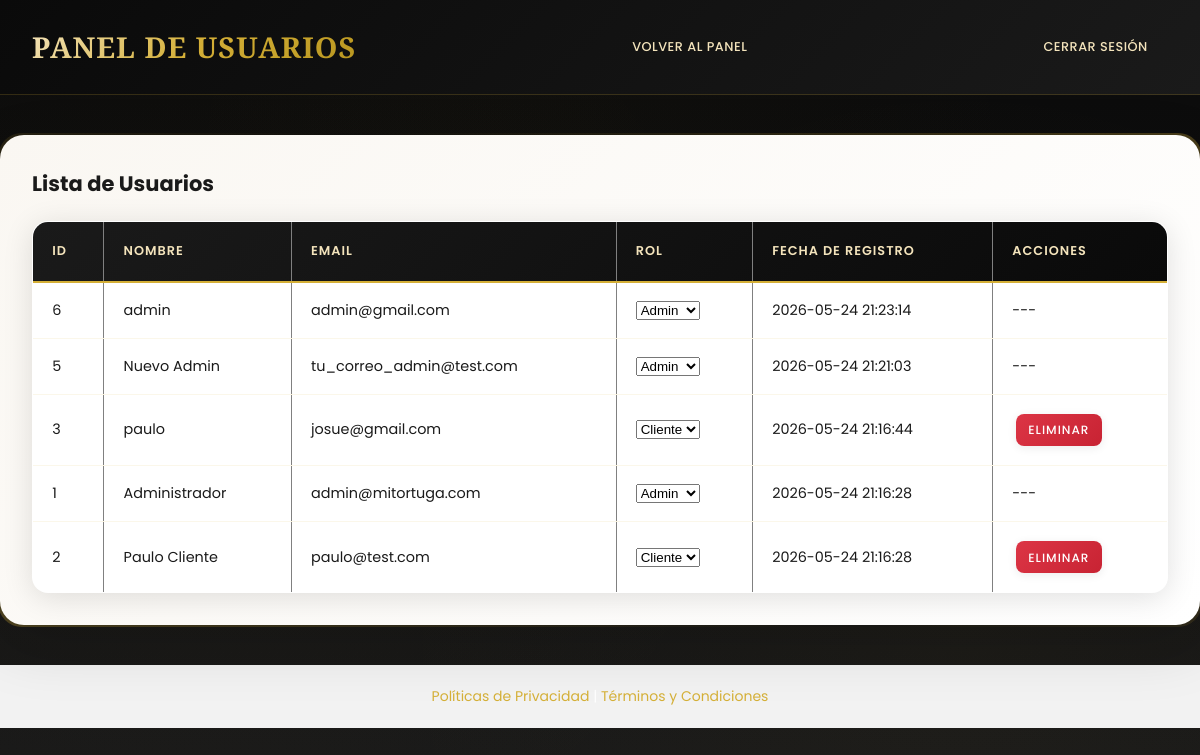
/usuarios.php (signed in), run on the app's committed database.
### tables this page shows
CREATE TABLE `usuarios` (
  `id` int(11) NOT NULL,
  `nombre` varchar(100) NOT NULL,
  `email` varchar(100) NOT NULL,
  `password` varchar(255) NOT NULL,
  `rol` enum('admin','cliente') NOT NULL DEFAULT 'cliente',
  `creado` timestamp NOT NULL DEFAULT current_timestamp()
);

### usuarios.php (the view, shortened to what this page needs)
<?php
require_once 'config/database.php';
$stmt = $pdo->query("SELECT * FROM usuarios ORDER BY creado DESC");
$usuarios = $stmt->fetchAll(PDO::FETCH_ASSOC);
?>
<!DOCTYPE html>
<html lang="es">
<head>
    <link rel="stylesheet" href="styles/style.css">
</head>
<body>
    <header>
        <h1>Panel de Usuarios</h1>
        <a href="admin.php">Volver al panel</a>
        <a href="logout.php">Cerrar sesión</a>
    </header>
    <div class="container">
        <h2>Lista de Usuarios</h2>
        <table border="1" style="width: 100%; border-collapse: collapse; margin-top: 20px;">
            <thead>
                <tr>
                    <th>ID</th>
                    <th>Nombre</th>
                    <th>Email</th>
                    <th>Rol</th>
                    <th>Fecha de registro</th>
                    <th>Acciones</th>
                </tr>
            </thead>
            <tbody>
                <?php foreach ($usuarios as $u): ?>
                    <tr>
                        <td><?php echo $u['id']; ?></td>
                        <td><?php echo htmlspecialchars($u['nombre']); ?></td>
                        <td><?php echo htmlspecialchars($u['email']); ?></td>
                        <td>
                            <form method="POST" style="display:inline;">
                                <select name="rol" onchange="this.form.submit()">
                                    <option value="cliente" <?php echo $u['rol'] === 'cliente' ? 'selected' : ''; ?>>Cliente</option>
                                    <option value="admin" <?php echo $u['rol'] === 'admin' ? 'selected' : ''; ?>>Admin</option>
                                </select>
                            </form>
                        </td>
                        <td><?php echo $u['creado']; ?></td>
                        <td>
                            <?php if ($u['rol'] !== 'admin'): ?>
                                <a href="javascript:void(0);" class="btn-delete" onclick="eliminarUsuario(<?php echo $u['id']; ?>)">Eliminar</a>
                            <?php else: ?>
                                ---
                            <?php endif; ?>
                        </td>
                    </tr>
                <?php endforeach; ?>
            </tbody>
        </table>
    </div>
</body>
</html>
<?php include 'footer.php'; ?>

### footer.php
<div style="margin-top: 40px; padding: 20px; background-color: #f2f2f2; text-align: center;">
    <a href="privacidad.php">Políticas de Privacidad</a> |
    <a href="terminos.php">Términos y Condiciones</a>
</div>

### styles/style.css (style rules this page uses)
:root { --gold: #D4AF37; --gold-light: #F4E4BC; --gold-dark: #B8961F; --black: #0A0A0A; --charcoal: #1A1A1A; --gray-dark: #2D2D2D; --gray: #666666; --gray-light: #A8A8A8; --pearl: #F8F8F8; --white: #FFFFFF; --cream: #FAF7F2; --emerald: #50C878; --ruby: #9B111E; --sapphire: #0F52BA; --shadow-subtle: 0 2px 10px rgba(0, 0, 0, 0.08); --shadow-elegant: 0 5px 30px rgba(0, 0, 0, 0.12); --shadow-luxury: 0 20px 60px rgba(0, 0, 0, 0.15); --shadow-gold: 0 10px 40px rgba(212, 175, 55, 0.2); --font-display: 'Playfair Display', serif; --font-body: 'Poppins', sans-serif; --radius-sm: 4px; --radius: 8px; --radius-lg: 16px; --radius-xl: 24px; --transition-smooth: all 0.4s cubic-bezier(0.4, 0, 0.2, 1); --transition-elegant: all 0.6s cubic-bezier(0.16, 1, 0.3, 1); }
* { margin: 0; padding: 0; box-sizing: border-box; }
body { font-family: var(--font-body); background: var(--black); min-height: 100vh; color: var(--white); line-height: 1.6; font-weight: 400; position: relative; overflow-x: hidden; font-size: 14px; }
body::before { content: ''; position: fixed; top: 0; left: 0; right: 0; bottom: 0; background: radial-gradient(circle at 20% 50%, rgba(212, 175, 55, 0.03) 0%, transparent 50%), radial-gradient(circle at 80% 80%, rgba(212, 175, 55, 0.03) 0%, transparent 50%), radial-gradient(circle at 50% 20%, rgba(212, 175, 55, 0.02) 0%, transparent 50%), linear-gradient(180deg, var(--black) 0%, var(--charcoal) 100%); z-index: -1; }
a { color: var(--gold); text-decoration: none; transition: var(--transition-smooth); position: relative; }
header { background: linear-gradient(135deg, var(--black) 0%, var(--charcoal) 100%); padding: 1.5rem 2rem; border-bottom: 1px solid rgba(212, 175, 55, 0.2); backdrop-filter: blur(10px); position: relative; z-index: 1000; animation: slideDown 1s ease; display: flex; justify-content: space-between; align-items: center; flex-wrap: wrap; }
header h1 { font-family: var(--font-display); font-size: 1.8rem; font-weight: 900; background: linear-gradient(135deg, var(--gold-light) 0%, var(--gold) 50%, var(--gold-dark) 100%); -webkit-background-clip: text; -webkit-text-fill-color: transparent; background-clip: text; letter-spacing: 1px; text-transform: uppercase; animation: shimmer 3s ease-in-out infinite; }
header a { color: var(--gold-light); font-weight: 500; padding: 0.6rem 1.2rem; border: 1px solid transparent; border-radius: var(--radius); transition: var(--transition-elegant); text-transform: uppercase; font-size: 0.8rem; letter-spacing: 0.5px; }
.container { max-width: 1200px; margin: 2.5rem auto; padding: 2rem; background: linear-gradient(135deg, var(--cream) 0%, var(--white) 100%); border-radius: var(--radius-xl); box-shadow: var(--shadow-luxury); position: relative; animation: fadeInUp 1s ease; color: var(--charcoal); }
.container::before { content: ''; position: absolute; top: -2px; left: -2px; right: -2px; bottom: -2px; background: linear-gradient(45deg, var(--gold), transparent, var(--gold)); border-radius: var(--radius-xl); z-index: -1; opacity: 0.3; animation: borderGlow 4s linear infinite; }
table { width: 100%; border-collapse: separate; border-spacing: 0; margin-top: 1.5rem; background: var(--white); border-radius: var(--radius-lg); overflow: hidden; box-shadow: var(--shadow-elegant); }
thead { background: linear-gradient(135deg, var(--charcoal) 0%, var(--black) 100%); }
thead th { padding: 1.2rem; text-align: left; font-weight: 600; text-transform: uppercase; font-size: 0.8rem; letter-spacing: 1px; color: var(--gold-light); border-bottom: 2px solid var(--gold); }
tbody tr { transition: var(--transition-smooth); border-bottom: 1px solid rgba(212, 175, 55, 0.1); }
tbody tr:last-child { border-bottom: none; }
td { padding: 1rem 1.2rem; color: var(--charcoal); font-size: 0.9rem; }
.btn-delete { background: linear-gradient(135deg, #dc3545 0%, #c82333 100%); color: white; padding: 0.6rem 1.2rem; border: none; border-radius: var(--radius); font-size: 0.8rem; font-weight: 500; cursor: pointer; transition: var(--transition-elegant); text-transform: uppercase; letter-spacing: 1px; text-decoration: none; display: inline-block; box-shadow: var(--shadow-subtle); }
table .btn-delete, table .btn-update, table .btn-cancel { margin: 0.2rem; font-size: 0.75rem; padding: 0.4rem 0.8rem; }

### data on the page
usuarios: id "6", nombre "admin", email "admin@gmail.com", rol "Admin", creado "2026-05-24 21:23:14"
usuarios: id "5", nombre "Nuevo Admin", email "tu_correo_admin@test.com", rol "Admin", creado "2026-05-24 21:21:03"
usuarios: id "3", nombre "paulo", email "josue@gmail.com", rol "Cliente", creado "2026-05-24 21:16:44"
usuarios: id "1", nombre "Administrador", email "admin@mitortuga.com", rol "Admin", creado "2026-05-24 21:16:28"
usuarios: id "2", nombre "Paulo Cliente", email "paulo@test.com", rol "Cliente", creado "2026-05-24 21:16:28"
